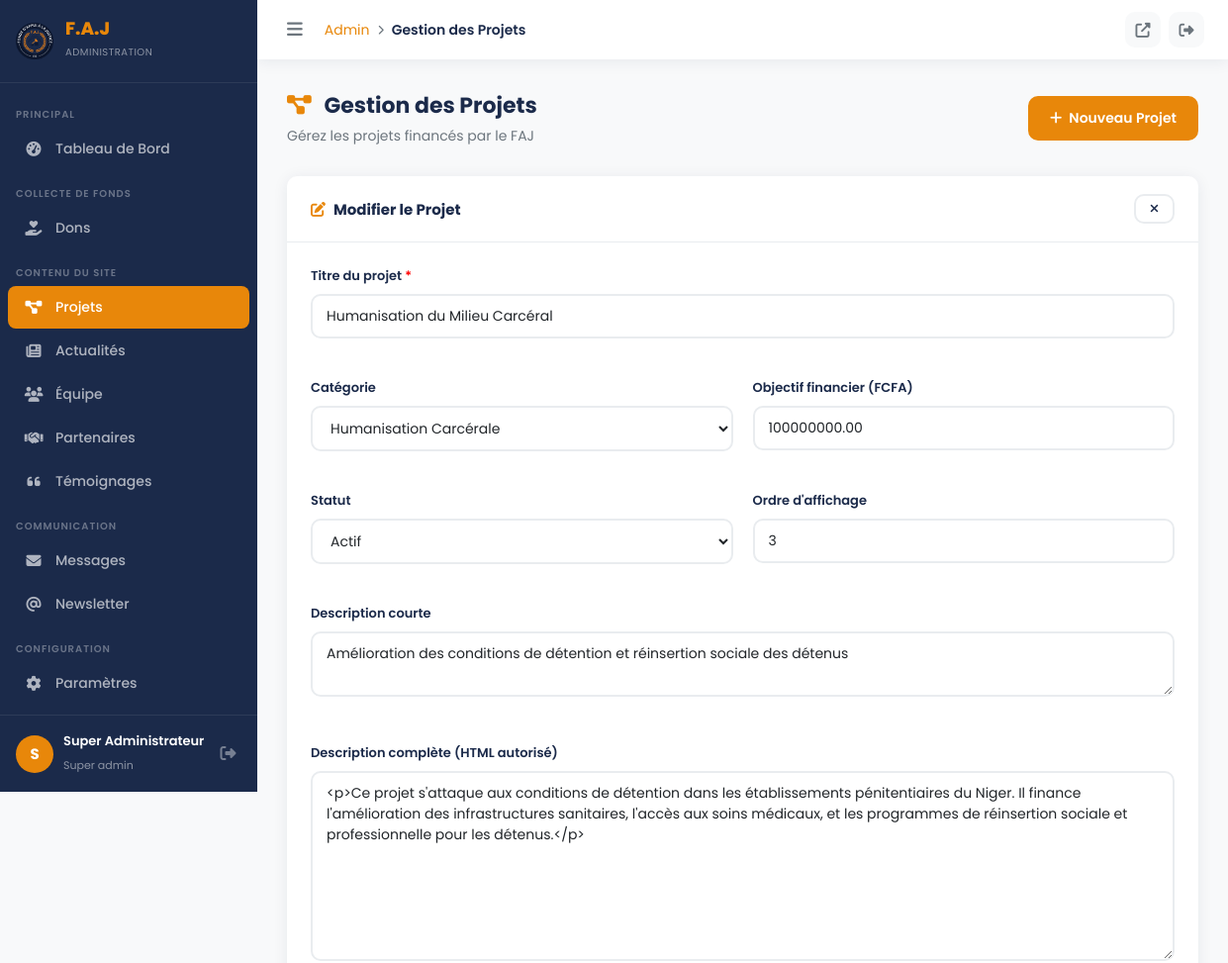
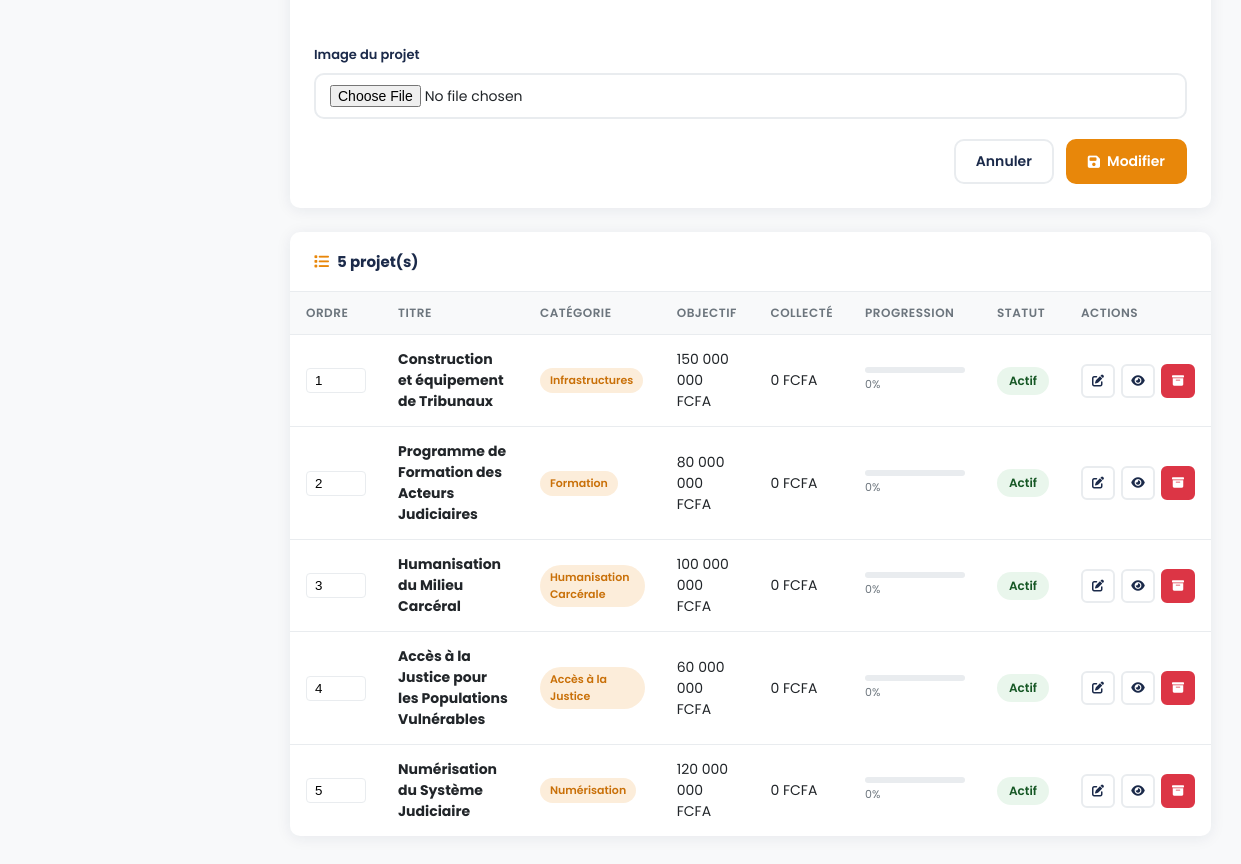
The page /admin/projets/liste.php?edit=3 (signed in) on the database its author committed (2 pictures, top to bottom).
### tables this page shows
CREATE TABLE IF NOT EXISTS `projets` (
  `id` INT AUTO_INCREMENT PRIMARY KEY,
  `titre` VARCHAR(255) NOT NULL,
  `slug` VARCHAR(255) UNIQUE NOT NULL,
  `description_courte` TEXT,
  `description_longue` LONGTEXT,
  `categorie` ENUM('infrastructure','formation','humanisation','acces_justice','numerisation','autre') DEFAULT 'autre',
  `objectif_montant` DECIMAL(15,2) DEFAULT 0,
  `montant_collecte` DECIMAL(15,2) DEFAULT 0,
  `image` VARCHAR(255) DEFAULT NULL,
  `images_galerie` JSON DEFAULT NULL,
  `statut` ENUM('actif','termine','en_pause','brouillon') DEFAULT 'actif',
  `priorite` INT DEFAULT 0,
  `date_debut` DATE DEFAULT NULL,
  `date_fin` DATE DEFAULT NULL,
  `created_at` DATETIME DEFAULT CURRENT_TIMESTAMP,
  `updated_at` DATETIME DEFAULT CURRENT_TIMESTAMP ON UPDATE CURRENT_TIMESTAMP
);

### includes/config.php (called while the page is built, shortened)
<?php
function sanitize(mixed $input): string {
    return htmlspecialchars(strip_tags(trim((string)$input)), ENT_QUOTES | ENT_HTML5, 'UTF-8');
}
?>

### admin/projets/liste.php (the view, shortened to what this page needs)
<?php
require_once '../../includes/config.php';
$edit_projet = null;
if (isset($_GET['edit'])) {
    try {
        $pdo = getDB();
        $edit_projet = $pdo->prepare("SELECT * FROM projets WHERE id=?")->execute([intval($_GET['edit'])]) ?
                       $pdo->query("SELECT * FROM projets WHERE id=" . intval($_GET['edit']))->fetch() : null;
        $edit_stmt = $pdo->prepare("SELECT * FROM projets WHERE id=?");
        $edit_stmt->execute([intval($_GET['edit'])]);
        $edit_projet = $edit_stmt->fetch();
    } catch (Exception $e) {}
}
try {
    $pdo = getDB();
    $projets = $pdo->query("SELECT * FROM projets ORDER BY priorite, created_at DESC")->fetchAll();
} catch (Exception $e) {
    $projets = [];
}
$categories = [
    'infrastructure' => 'Infrastructures',
    'formation' => 'Formation',
    'humanisation' => 'Humanisation Carcérale',
    'acces_justice' => 'Accès à la Justice',
    'numerisation' => 'Numérisation',
    'autre' => 'Autres',
];
include '../../admin/includes/layout-header.php';
?>
<div class="page-header">
    <div>
        <h1 class="page-title"><i class="fas fa-project-diagram"></i> Gestion des Projets</h1>
        <p class="page-subtitle">Gérez les projets financés par le FAJ</p>
    </div>
    <button class="btn btn-primary" onclick="showForm()">
        <i class="fas fa-plus"></i> Nouveau Projet
    </button>
</div>
<div id="projetForm" class="card" style="margin-bottom:24px; <?= $edit_projet ? '' : 'display:none;' ?>">
    <div class="card-header">
        <h3><i class="fas fa-<?= $edit_projet ? 'edit' : 'plus' ?>"></i> <?= $edit_projet ? 'Modifier le Projet' : 'Nouveau Projet' ?></h3>
        <button type="button" onclick="hideForm()" class="btn btn-sm btn-outline"><i class="fas fa-times"></i></button>
    </div>
    <div class="card-body">
        <form method="POST" enctype="multipart/form-data">
            <div class="form-grid">
                <div class="form-group" style="grid-column:1/-1;">
                    <label>Titre du projet <span style="color:red">*</span></label>
                    <input type="text" name="titre" class="form-control" value="<?= $edit_projet ? sanitize($edit_projet['titre']) : '' ?>" required placeholder="Ex: Construction de Tribunaux dans les régions">
                </div>
                <div class="form-group">
                    <label>Catégorie</label>
                    <select name="categorie" class="form-control">
                        <?php foreach ($categories as $key => $label): ?>
                        <option value="<?= $key ?>" <?= ($edit_projet && $edit_projet['categorie'] === $key) ? 'selected' : '' ?>><?= $label ?></option>
                        <?php endforeach; ?>
                    </select>
                </div>
                <div class="form-group">
                    <label>Objectif financier (FCFA)</label>
                    <input type="number" name="objectif_montant" class="form-control" value="<?= $edit_projet ? $edit_projet['objectif_montant'] : '' ?>" placeholder="Ex: 150000000" min="0">
                </div>
                <div class="form-group">
                    <label>Statut</label>
                    <select name="statut" class="form-control">
                        <option value="actif" <?= (!$edit_projet || $edit_projet['statut']==='actif') ? 'selected' : '' ?>>Actif</option>
                    </select>
                </div>
                <div class="form-group">
                    <label>Ordre d'affichage</label>
                    <input type="number" name="priorite" class="form-control" value="<?= $edit_projet ? $edit_projet['priorite'] : '0' ?>" min="0">
                </div>
                <div class="form-group" style="grid-column:1/-1;">
                    <label>Description courte</label>
                    <textarea name="description_courte" class="form-control" rows="2" placeholder="Une phrase de résumé du projet..."><?= $edit_projet ? sanitize($edit_projet['description_courte']) : '' ?></textarea>
                </div>
                <div class="form-group" style="grid-column:1/-1;">
                    <label>Description complète (HTML autorisé)</label>
                    <textarea name="description_longue" class="form-control" rows="8"><?= $edit_projet ? $edit_projet['description_longue'] : '' ?></textarea>
                </div>
                <div class="form-group" style="grid-column:1/-1;">
                    <label>Image du projet</label>
                    <input type="file" name="image" class="form-control" accept="image/*">
                </div>
            </div>
            <div style="display:flex; gap:12px; justify-content:flex-end;">
                <button type="button" onclick="hideForm()" class="btn btn-outline">Annuler</button>
                <button type="submit" class="btn btn-primary">
                    <i class="fas fa-save"></i> <?= $edit_projet ? 'Modifier' : 'Créer le Projet' ?>
                </button>
            </div>
        </form>
    </div>
</div>
<div class="card">
    <div class="card-header"><h3><i class="fas fa-list"></i> <?= count($projets) ?> projet(s)</h3></div>
    <div class="card-body p-0">
        <div class="table-responsive">
            <table class="table">
                <thead>
                    <tr>
                        <th>Ordre</th>
                        <th>Titre</th>
                        <th>Catégorie</th>
                        <th>Objectif</th>
                        <th>Collecté</th>
                        <th>Progression</th>
                        <th>Statut</th>
                        <th>Actions</th>
                    </tr>
                </thead>
                <tbody>
                    <?php foreach ($projets as $p):
                        $pct = $p['objectif_montant'] > 0 ? min(100, round($p['montant_collecte']/$p['objectif_montant']*100)) : 0;
                        $statuts_labels = ['actif'=>'success','brouillon'=>'warning','termine'=>'info','en_pause'=>'danger'];
                    ?>
                    <tr>
                        <td><input type="number" value="<?= $p['priorite'] ?>" style="width:60px; padding:4px 8px; border:1px solid var(--admin-border); border-radius:4px;"></td>
                        <td>
                            <strong><?= sanitize($p['titre']) ?></strong>
                        </td>
                        <td><span class="badge orange"><?= $categories[$p['categorie']] ?? $p['categorie'] ?></span></td>
                        <td><?= number_format($p['objectif_montant'],0,',',' ') ?> FCFA</td>
                        <td><?= number_format($p['montant_collecte'],0,',',' ') ?> FCFA</td>
                        <td>
                            <div style="background:var(--admin-border); height:6px; border-radius:3px; width:100px;">
                            </div>
                            <small style="font-size:11px; color:var(--admin-gray);"><?= $pct ?>%</small>
                        </td>
                        <td><span class="status-badge <?= $statuts_labels[$p['statut']] ?? 'warning' ?>"><?= ucfirst($p['statut']) ?></span></td>
                        <td>
                            <div style="display:flex; gap:6px;">
                                <a href="?edit=<?= $p['id'] ?>" class="btn btn-sm btn-outline btn-icon" title="Modifier">
                                    <i class="fas fa-edit"></i>
                                </a>
                                <a href="<?= SITE_URL ?>/projets" target="_blank" class="btn btn-sm btn-outline btn-icon" title="Voir sur le site">
                                    <i class="fas fa-eye"></i>
                                </a>
                                <form method="POST" style="display:inline;" onsubmit="return confirm('Archiver ce projet ?')">
                                    <button type="submit" class="btn btn-sm btn-danger btn-icon" title="Archiver">
                                        <i class="fas fa-archive"></i>
                                    </button>
                                </form>
                            </div>
                        </td>
                    </tr>
                    <?php endforeach; ?>
                </tbody>
            </table>
        </div>
    </div>
</div>
<?php include '../../admin/includes/layout-footer.php'; ?>

### admin/assets/css/admin.css (style rules this page uses)
:root { --admin-primary: #1B2A4A; --admin-secondary: #E8870A; --admin-sidebar-width: 260px; --admin-sidebar-collapsed: 70px; --admin-topbar-height: 60px; --admin-light: #f8f9fa; --admin-gray: #6c757d; --admin-border: #e9ecef; --admin-white: #ffffff; --admin-success: #28a745; --admin-danger: #dc3545; --admin-warning: #ffc107; --admin-info: #17a2b8; --admin-font: 'Poppins', sans-serif; --admin-shadow: 0 2px 15px rgba(27,42,74,0.08); --admin-shadow-lg: 0 8px 30px rgba(27,42,74,0.12); --admin-radius: 10px; --admin-transition: all 0.3s ease; }
* { box-sizing: border-box; margin: 0; padding: 0; }
body { font-family: var(--admin-font); background: var(--admin-light); color: #212529; }
a { text-decoration: none; color: inherit; transition: var(--admin-transition); }
.admin-body { display: flex; min-height: 100vh; }
.page-header { display: flex; justify-content: space-between; align-items: center; margin-bottom: 30px; flex-wrap: wrap; gap: 16px; }
.page-title { font-size: 22px; font-weight: 700; color: var(--admin-primary); margin-bottom: 4px; }
.page-title i { color: var(--admin-secondary); margin-right: 8px; }
.page-subtitle { color: var(--admin-gray); font-size: 14px; }
.card { background: var(--admin-white); border-radius: var(--admin-radius); box-shadow: var(--admin-shadow); overflow: hidden; }
.card-header { padding: 18px 24px; border-bottom: 1px solid var(--admin-border); display: flex; justify-content: space-between; align-items: center; }
.card-header h3 { font-size: 15px; font-weight: 700; color: var(--admin-primary); display: flex; align-items: center; gap: 8px; }
.card-header h3 i { color: var(--admin-secondary); }
.card-body { padding: 24px; }
.card-body.p-0 { padding: 0; }
.table-responsive { overflow-x: auto; }
.table { width: 100%; border-collapse: collapse; font-size: 14px; }
.table th { padding: 12px 16px; text-align: left; font-weight: 600; color: var(--admin-gray); font-size: 12px; text-transform: uppercase; letter-spacing: 0.5px; background: var(--admin-light); border-bottom: 1px solid var(--admin-border); }
.table td { padding: 14px 16px; border-bottom: 1px solid var(--admin-border); vertical-align: middle; }
.table tbody tr:last-child td { border-bottom: none; }
.btn { display: inline-flex; align-items: center; gap: 7px; padding: 10px 20px; border-radius: var(--admin-radius); font-size: 14px; font-weight: 600; cursor: pointer; border: 2px solid transparent; transition: var(--admin-transition); font-family: var(--admin-font); white-space: nowrap; }
.btn-primary { background: var(--admin-secondary); color: white; border-color: var(--admin-secondary); }
.btn-danger { background: var(--admin-danger); color: white; border-color: var(--admin-danger); }
.btn-outline { background: transparent; color: var(--admin-primary); border-color: var(--admin-border); }
.btn-sm { padding: 7px 14px; font-size: 12px; }
.btn-icon { padding: 8px; width: 34px; height: 34px; justify-content: center; border-radius: 6px; }
.badge { display: inline-flex; align-items: center; padding: 4px 10px; border-radius: 50px; font-size: 11px; font-weight: 600; }
.badge.orange { background: rgba(232,135,10,0.15); color: #c97008; }
.status-badge { display: inline-flex; align-items: center; padding: 5px 12px; border-radius: 50px; font-size: 12px; font-weight: 600; }
.status-badge.success { background: rgba(40,167,69,0.1); color: #155724; }
.form-grid { display: grid; grid-template-columns: 1fr 1fr; gap: 20px; }
.form-group { margin-bottom: 20px; }
.form-group label { display: block; font-size: 13px; font-weight: 600; color: var(--admin-primary); margin-bottom: 8px; }
.form-control { width: 100%; padding: 10px 14px; border: 2px solid var(--admin-border); border-radius: var(--admin-radius); font-size: 14px; font-family: var(--admin-font); color: #212529; background: var(--admin-white); transition: var(--admin-transition); outline: none; }

### rows shown on the page
projets: titre "Humanisation du Milieu Carcéral", categorie "Humanisation Carcérale", objectif_montant "100000000.00", statut "Actif", priorite "3", description_courte "Amélioration des conditions de détention et réinsertion sociale des détenus", description_longue "<p>Ce projet s'attaque aux conditions de détention dans les établissements pénitentiaires du Niger. Il finance l'amélioration des infrastructures sanitaires, l'accès aux soins médicaux, et les programmes de réinsertion sociale et professionnelle pour les détenus.</p>", objectif_montant "100 000 000", montant_collecte "0", pct "0"
projets: priorite "1", titre "Construction et équipement de Tribunaux", categorie "Infrastructures", objectif_montant "150 000 000", montant_collecte "0", pct "0", statut "Actif"
projets: priorite "2", titre "Programme de Formation des Acteurs Judiciaires", categorie "Formation", objectif_montant "80 000 000", montant_collecte "0", pct "0", statut "Actif"
projets: priorite "4", titre "Accès à la Justice pour les Populations Vulnérables", categorie "Accès à la Justice", objectif_montant "60 000 000", montant_collecte "0", pct "0", statut "Actif"
projets: priorite "5", titre "Numérisation du Système Judiciaire", categorie "Numérisation", objectif_montant "120 000 000", montant_collecte "0", pct "0", statut "Actif"

### other values the page prints
substr($_SESSION['admin_nom'] ?? 'A', 0, 1) "S"
$_SESSION['admin_nom'] "Super Administrateur"
str_replace('_',' ',$_SESSION['admin_role'] ?? 'admin') "Super admin"
$page_title "Gestion des Projets"
count($projets) "5"
